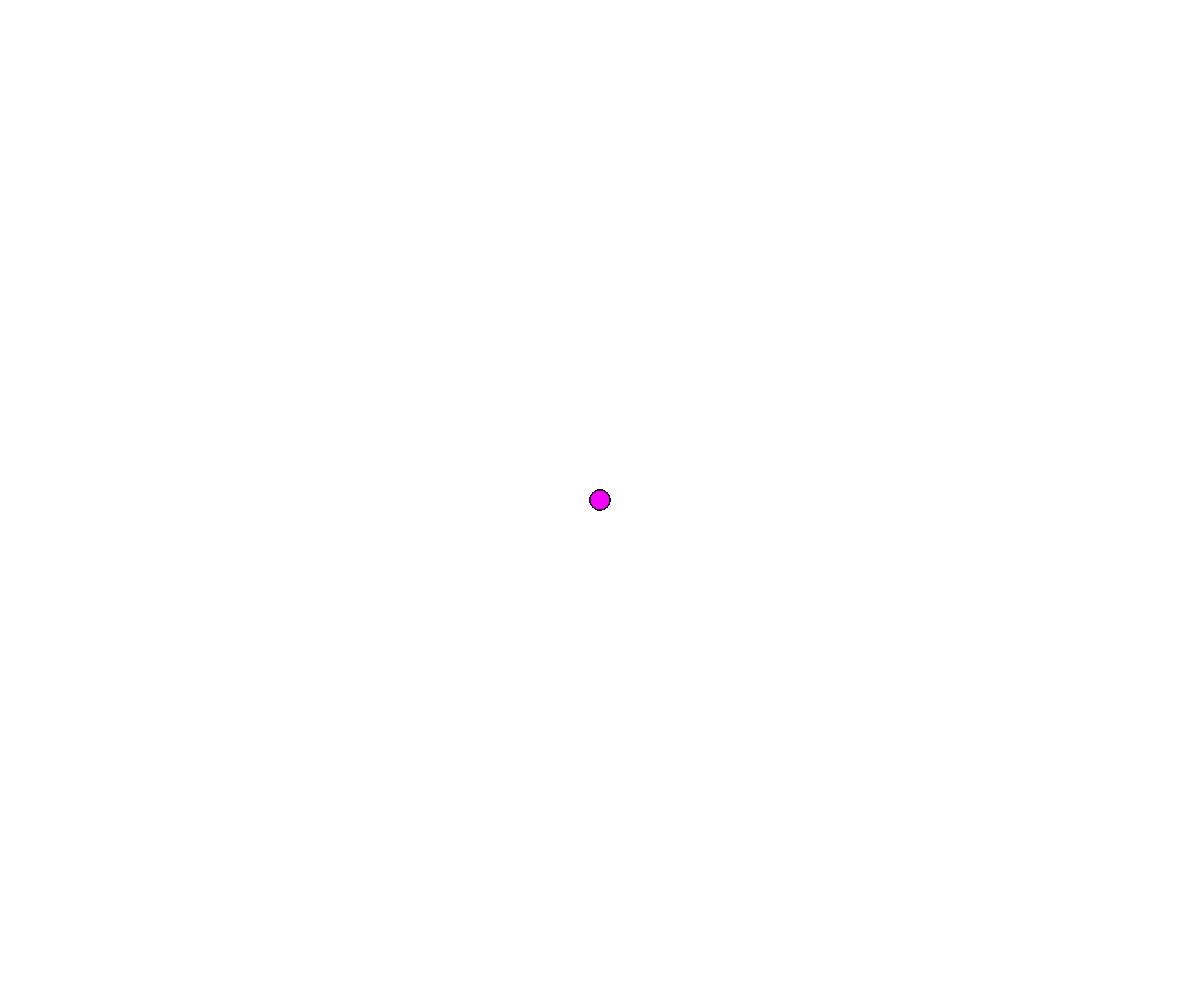
Frame 1 (no input)
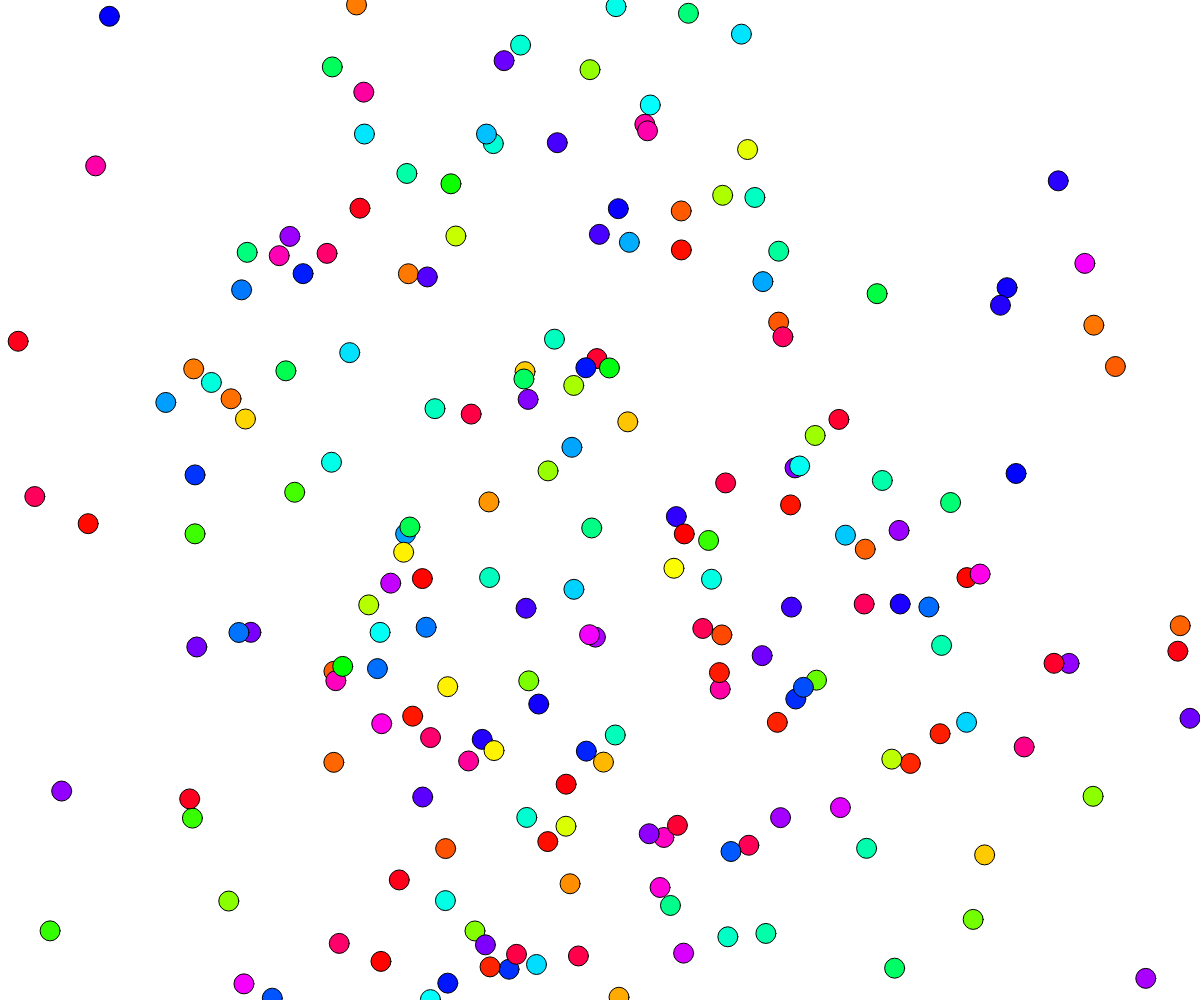
Frame 60 (no input)
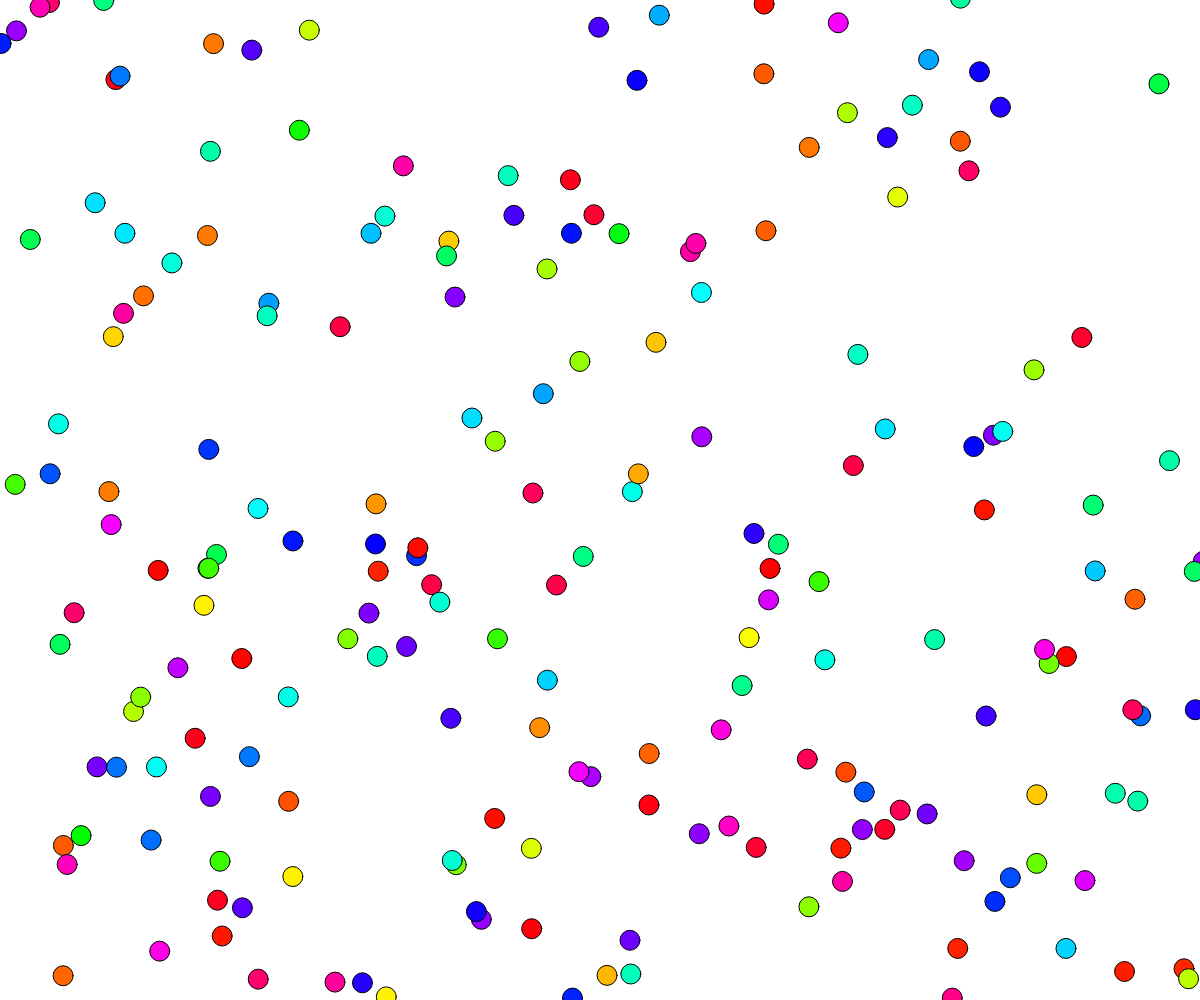
Frame 120 (the mouse pressed at the canvas centre since frame 60)

The p5.js sketch that drew these frames (run headless with seeded random() and noise() and a simulated clock; from frame 60 on, the mouse is pressed at the canvas centre):

// p5.js sketch
// ── sketch.js
var balles =[] // créer un tableau de balles

function setup() {
    createCanvas(windowWidth, windowHeight);
    background(100);
    colorMode(HSB,360,100,100)
    // on utilise une boucle for pour créer 100 instances de la classe Balle
    // qui vont être stockées dans notre tableau appelé "balles/
    for (var i = 0 ; i < 200 ; i++){
        balles.push(new Balle(color(random(360),100,100))) // on ajoute chaque instance au tableau en "passant" une couleur aléatoire.
    }
}

function draw() {
    background(100);
    // on parcourt notre tableau
    for (var i = 0 ; i < balles.length ; i++){ // la condition d'arrêt est la longueur du tableau "balles.length"
        // l'instance stockée à l'index "i" on appelle les différentes fonctions implémentées.
        balles[i].draw();
        balles[i].update();
        balles[i].check();
    }
}

// on définit un classe qui s'appelle "Balle"
function Balle(c) {
    this.xpos  = windowWidth/2
    this.ypos  = windowHeight/2
    this.xspeed = random(2,10)*cos(random(TWO_PI))
    this.yspeed = random(2,10)*sin(random(TWO_PI))
    this.c = c

    this.draw = function(){
        fill(this.c);
        ellipse(this.xpos, this.ypos, 20, 20); // on utilise les variables précédées de "this."
    }

    this.update = function(){
        this.xpos = this.xpos + this.xspeed
        this.ypos = this.ypos + this.yspeed
    }

    this.check = function(){
        if (this.xpos < 0 || this.xpos > windowWidth) this.xspeed = this.xspeed * (-1)
        if (this.ypos < 0 || this.ypos > windowHeight) this.yspeed = this.yspeed * (-1)
    }
}
